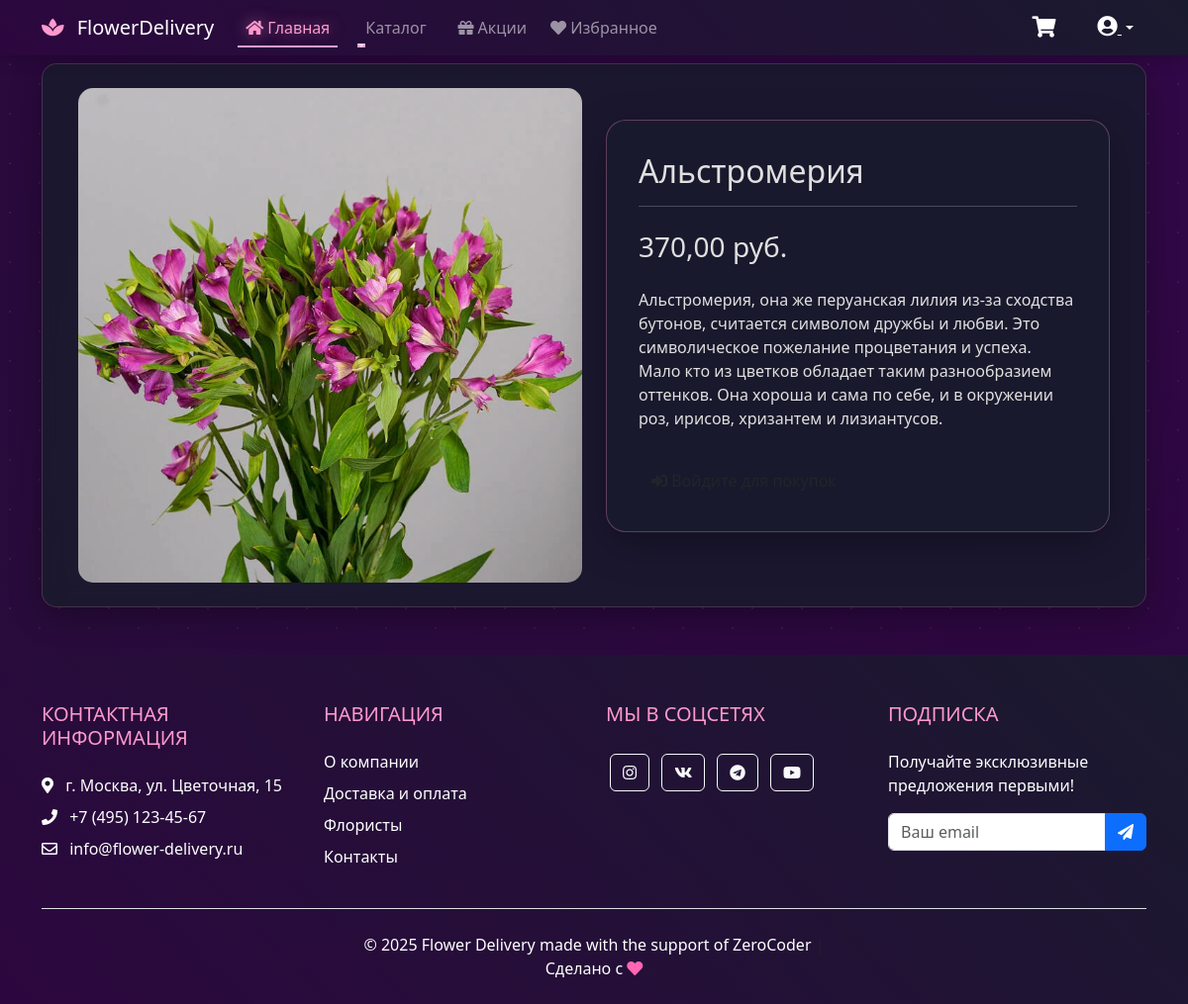
Page /products/1/ on the earlier database version.
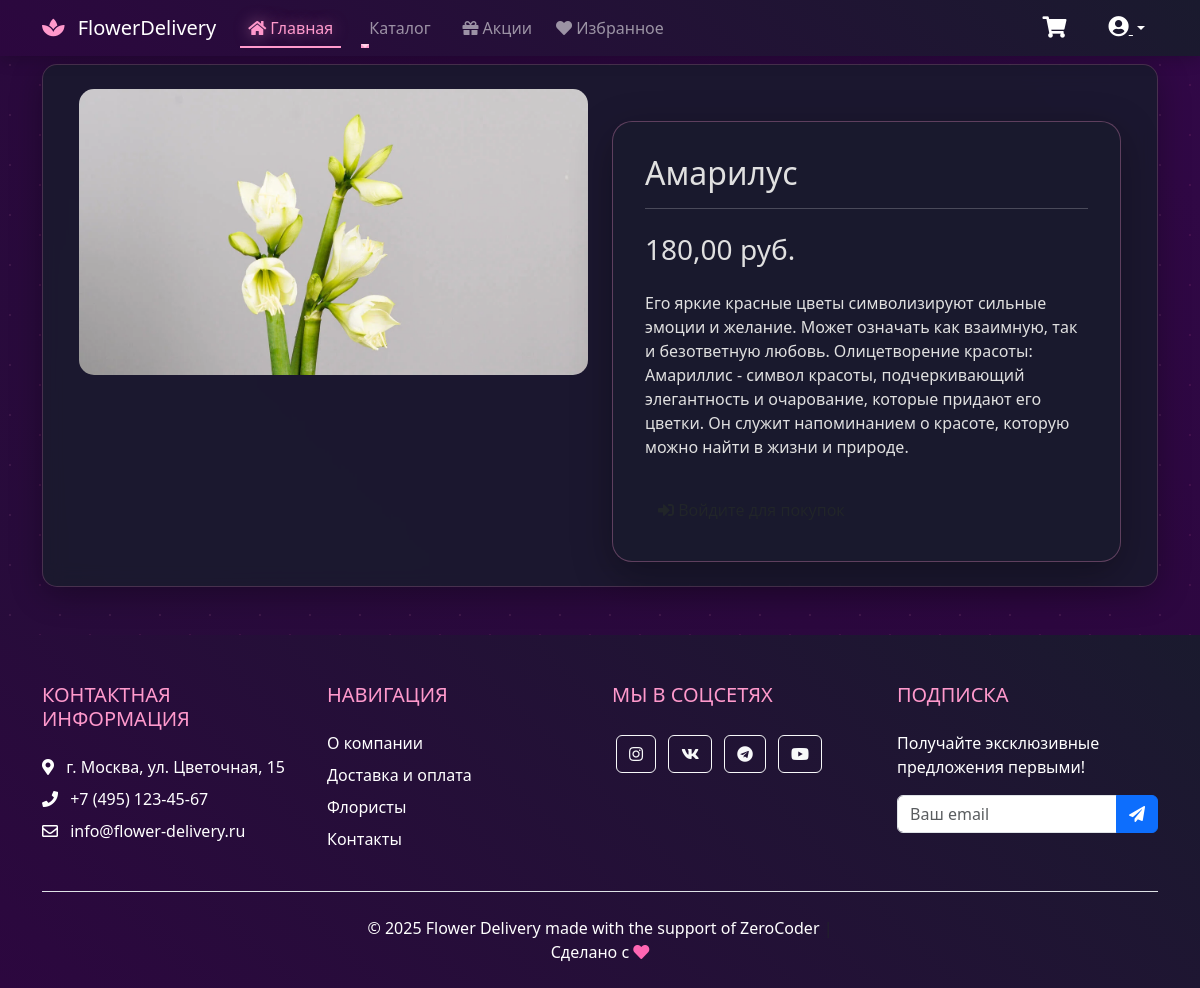
Same page on the later database version.
### flower_app/models.py (models this page shows)
class Product(models.Model):
    CATEGORY_CHOICES = [
        ('product', 'Свежие цветы'),
        ('bouquet', 'Букеты'),
        ('gorshok', 'Комнатные цветы'),
    ]
    category = models.CharField(
        max_length=10,
        choices=CATEGORY_CHOICES,
        default='product'
    )
    name = models.CharField(max_length=100)
    price = models.DecimalField(max_digits=6, decimal_places=2)
    description = models.TextField()
    image = models.ImageField(upload_to='products/')

### flower_app/views.py (the view)
# urls.py: path('products/<int:pk>/', product_detail, name='product-detail'),
def product_detail(request, pk):
    product = get_object_or_404(Product, pk=pk)
    return render(request, 'flower_app/product_detail.html', {'product': product})

### flower_app/context_processors.py (called while the page is built)
def favorites(request):
    if request.user.is_authenticated:
        return {
            'user_favorites': Favorite.objects.filter(user=request.user).values_list('product_id', flat=True)
        }
    return {}

### flower_app/templates/flower_app/product_detail.html (shortened to what this page needs)
{% extends 'flower_app/base.html' %}
{% block content %}
<div class="container">
    <div class="row">
        <div class="col-md-6">
            <img src="{{ product.image.url }}" class="product-image" alt="{{ product.name }}">
        </div>
        <div class="col-md-6 product-info">
            <div class="product-detail-container">
                <h2>{{ product.name }}</h2>
                <hr>
                <h3 class="my-4">{{ product.price }} руб.</h3>
                <p>{{ product.description }}</p>
                <div class="product-actions">
                    {% if user.is_authenticated %}
                        <form action="{% url 'flower_app:add-to-cart' product.id %}" method="post">
                            {% csrf_token %}
                            <button type="submit" class="btn btn-custom">
                                <i class="fas fa-shopping-cart"></i> В корзину
                            </button>
                        </form>
                        <form action="{% url 'flower_app:favorite-add' product.id %}" method="post">
                            {% csrf_token %}
                            <button type="submit" class="btn btn-outline-custom">
                                <i class="fas fa-heart"></i> В избранное
                            </button>
                        </form>
                    {% else %}
                        <a href="{% url 'login' %}?next={{ request.path }}" class="btn btn-custom">
                            <i class="fas fa-sign-in-alt"></i> Войдите для покупок
                        </a>
                    {% endif %}
                </div>
            </div>
        </div>
    </div>
</div>
{% endblock %}

Differences in the rows shown:
changed Product: image: a different picture; name "Альстромерия" → "Амарилус"; price "370,00" → "180,00"; description "Альстромерия, она же перуанская лилия из-за сходства бутонов, считается символом дружбы и любви. Это символическое пожелание процветания и успеха. Мало кто из цветков обладает таким разнообразием оттенков. Она хороша и сама по себе, и в окружении роз, ирисов, хризантем и лизиантусов." → "Его яркие красные цветы символизируют сильные эмоции и желание. Может означать как взаимную, так и безответную любовь. Олицетворение красоты: Амариллис - символ красоты, подчеркивающий элегантность и очарование, которые придают его цветки. Он служит напоминанием о красоте, которую можно найти в жизни и природе."
